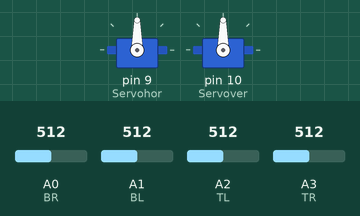
This sketch was run on a simulated Arduino Uno, built with avr-gcc and run on an emulated ATmega328P. On the bench: 2 × servo. The test bench sets the inputs (shaded band); at power-on: A0 (BR) = 512, A1 (BL) = 512, A2 (TL) = 512, A3 (TR) = 512.

Above: at 1.2 s.
1.3 s: A0 (BR) set to 605
2.8 s: A0 (BR) set to 631
At 2.95 s:
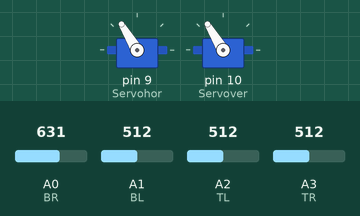
At 5.1 s:
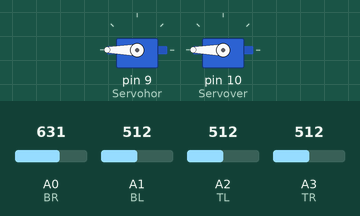
5.5 s: A1 (BL) set to 716
8.5 s: A1 (BL) set to 744
At 9.28 s:
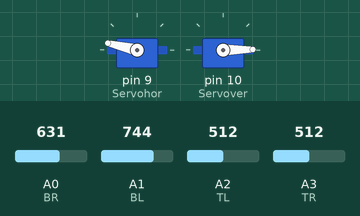
11.5 s: A2 (TL) set to 747
14.5 s: A2 (TL) set to 773
At 15.3 s:
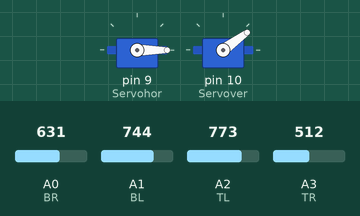
Timing chart, 0 to 17.1 s (numbered marks = the images above; inputs shaded):
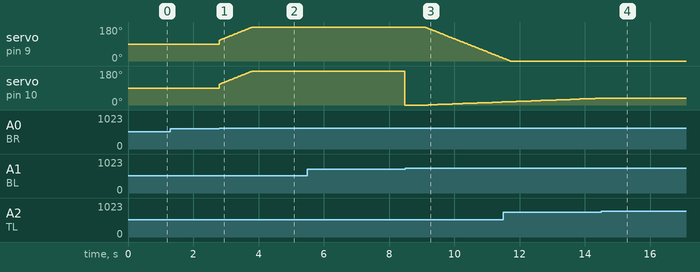

Measured:
- the behaviour switches between 613 and 614 on A0 (BR) (found by bisection; images 0 and 1)
- the behaviour switches between 731 and 732 on A1 (BL) (found by bisection; images 2 and 3)
- the behaviour switches between 761 and 762 on A2 (TL) (found by bisection; images 3 and 4)
- after the input at 1.3 s, every drawn part: stays the same
- after the input at 2.8 s, servo on pin 9 (Servohor), servo on pin 10 (Servover): moves from 90° to 180° over 1.0 s, starting at once
- after the input at 8.5 s, servo on pin 9 (Servohor): moves from 180° to 15° over 2.4 s, starting after 0.59 s
- after the input at 14.5 s, servo on pin 10 (Servover): stays 36° (without the input it goes to 37° after 0.11 s)

The sketch:

suiveur_solaire.ino
```cpp
#include <Servo.h>.
#define dtime 14
#define trechold 50
#define TL A2
#define TR A3
#define BL A1
#define BR A0
#define HORLIM 220
#define VERLIM 220
int horpas = HORLIM / 2;
int verpas = VERLIM / 2;
Servo Servohor;              //The servo object
Servo Servover;
void setup()
{
Servohor.attach(9);
Servover.attach(10);
}
void loop(){
track();
}
void track()
{
  //Input Reading
   int  tl = analogRead(TL);
 int  tr = analogRead(TR);
  int  bl = analogRead(BL);
   int  br = analogRead(BR);
   int avtop = (tl +tr ) / 2;
   int avtdawn = (bl +br ) / 2;
   int avtleft = (tl +bl ) / 2;
   int avtright = (tr +br ) / 2;
 int difver =avtop - avtdawn ;
  int difhor =avtleft -  avtright ;
 if (( ( -1*trechold)<=difver)&& (difver <=trechold))
 {
Servover.detach();
 }
 else{
 Servover.attach(10);

   if (avtop > avtdawn)
   {
     verpas= --verpas;
      if (verpas > VERLIM)
      {
       Servover.detach();
        verpas = VERLIM;
      }
   }
   else if  ( avtop <avtdawn  )
   { verpas = ++verpas;
    if (verpas < 0 ) {
      Servover.detach();
        verpas = 0;
 }
 }
 else if(avtop ==avtdawn){
 }
    Servover.write( verpas);
  }
  if ((( -1*trechold)<=difhor)&& (difhor<=trechold))
 {
Servohor.detach();
 }
 else{
 Servohor.attach(9);

   if (avtleft > avtright)
   {
     horpas= --horpas;
      if  ( horpas <  0){
       Servohor.detach();
        horpas = 0;
      }

   }
   else if  ( avtleft < avtright )
   { horpas= ++horpas;
     if (horpas>HORLIM )
     {
      Servohor.detach();
        horpas = HORLIM ;
 }
 }
 else if(avtleft ==avtright){
 }
    Servohor.write( horpas);
  }
  delay(dtime);
  }
```
